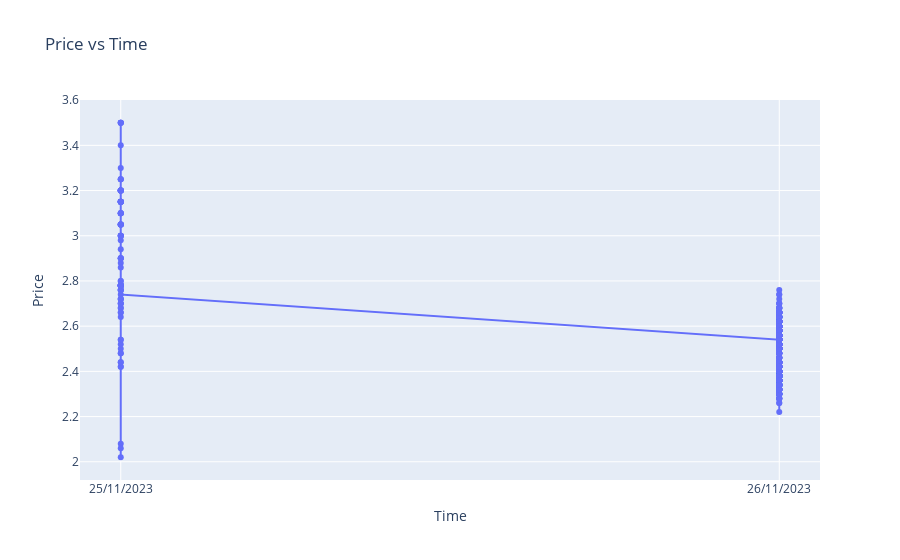

The notebook cell this image was saved under:
### Code cell
# Plotitng with Plotly Express
fig = px.line(data, x = 'Timestamp', y = 'Price', title = 'Price vs Time', markers=True)
fig.update_layout(xaxis_title='Time', yaxis_title='Price')
fig.show()

### Figure 1 — Plotly figure (JSON) as saved in the notebook; plotly's stock layout.template omitted (floating-point values rounded to 4 significant figures; data arrays with more than 128 entries replaced by an {"elided": "..."} marker saying what was removed)
{"data": [{"hovertemplate": "Timestamp=%{x}<br>Price=%{y}<extra></extra>", "legendgroup": "", "line": {"color": "#636efa", "dash": "solid"}, "marker": {"symbol": "circle"}, "mode": "lines+markers", "name": "", "orientation": "v", "showlegend": false, "type": "scatter", "x": {"elided": "925 str values"}, "xaxis": "x", "y": {"elided": "925 float values"}, "yaxis": "y"}], "layout": {"autosize": true, "legend": {"tracegroupgap": 0}, "title": {"text": "Price vs Time"}, "xaxis": {"anchor": "y", "autorange": true, "domain": [0, 1], "range": [-0.06082, 1.061], "title": {"text": "Time"}, "type": "category"}, "yaxis": {"anchor": "x", "autorange": true, "domain": [0, 1], "range": [1.898, 3.622], "title": {"text": "Price"}, "type": "linear"}}}
